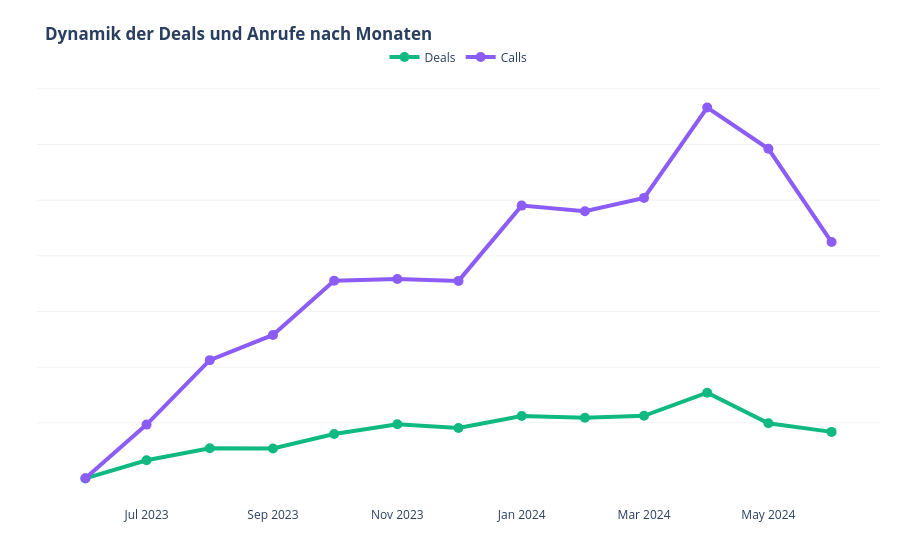

Source (notebook cell):
### Markdown cell above
### Zeitreihenanalyse:

### Code cell
# 1. DATENUMWANDLUNG
deals['Month'] = pd.to_datetime(deals['Created Time']).dt.to_period('M').astype(str)
calls['Month'] = pd.to_datetime(calls['Call Start Time']).dt.to_period('M').astype(str)

#2. ERSTELLUNG DER TABELLE
#Anzahl nach Monaten berechnen
deals_count = deals.groupby('Month').size().reset_index(name='Deals')
calls_count = calls.groupby('Month').size().reset_index(name='Calls')

# Zusammenführen in eine Tabelle über die Spalte „Month“
data = pd.merge(deals_count, calls_count, on='Month', how='outer').fillna(0)
data = data.sort_values('Month') 

fig = px.line(
    data, 
    x='Month', 
    y=['Deals', 'Calls'], 
    markers=True,
    title='<b>Dynamik der Deals und Anrufe nach Monaten</b>',
    color_discrete_map={'Deals': '#10B981', 'Calls': '#8B5CF6'},
    labels={'value': 'Количество', 'variable': 'Тип', 'Month': 'Месяц'}
)


fig.update_traces(
    line=dict(width=4), 
    marker=dict(size=10),
    texttemplate='%{y}', 
    textposition="top center"
)

fig.update_layout(
    plot_bgcolor='white',
    xaxis=dict(showgrid=False, title=''),
    yaxis=dict(showgrid=True, gridcolor='rgba(0,0,0,0.05)', showticklabels=False, title=''),
    legend=dict(orientation="h", yanchor="bottom", y=1.02, xanchor="center", x=0.5, title=''),
    margin=dict(t=80, b=20, l=20, r=20),
    hovermode="x unified"
)

fig.show()

### Figure 1 — Plotly figure (JSON) as saved in the notebook; plotly's stock layout.template omitted (floating-point values rounded to 4 significant figures)
{"data": [{"hovertemplate": "Тип=Deals<br>Месяц=%{x}<br>Количество=%{y}<extra></extra>", "legendgroup": "Deals", "line": {"color": "#10B981", "dash": "solid", "width": 4}, "marker": {"size": 10, "symbol": "circle"}, "mode": "lines+markers", "name": "Deals", "orientation": "v", "showlegend": true, "textposition": "top center", "texttemplate": "%{y}", "type": "scatter", "x": ["2023-06", "2023-07", "2023-08", "2023-09", "2023-10", "2023-11", "2023-12", "2024-01", "2024-02", "2024-03", "2024-04", "2024-05", "2024-06"], "xaxis": "x", "y": [0.0, 653.0, 1085.0, 1079.0, 1598.0, 1947.0, 1810.0, 2243.0, 2184.0, 2252.0, 3082.0, 1984.0, 1673.0], "yaxis": "y"}, {"hovertemplate": "Тип=Calls<br>Месяц=%{x}<br>Количество=%{y}<extra></extra>", "legendgroup": "Calls", "line": {"color": "#8B5CF6", "dash": "solid", "width": 4}, "marker": {"size": 10, "symbol": "circle"}, "mode": "lines+markers", "name": "Calls", "orientation": "v", "showlegend": true, "textposition": "top center", "texttemplate": "%{y}", "type": "scatter", "x": ["2023-06", "2023-07", "2023-08", "2023-09", "2023-10", "2023-11", "2023-12", "2024-01", "2024-02", "2024-03", "2024-04", "2024-05", "2024-06"], "xaxis": "x", "y": [7.0, 1935.0, 4251.0, 5156.0, 7102.0, 7170.0, 7099.0, 9804.0, 9599.0, 10080.0, 13330.0, 11850.0, 8495.0], "yaxis": "y"}], "layout": {"hovermode": "x unified", "legend": {"orientation": "h", "title": {"text": ""}, "tracegroupgap": 0, "x": 0.5, "xanchor": "center", "y": 1.02, "yanchor": "bottom"}, "margin": {"b": 20, "l": 20, "r": 20, "t": 80}, "plot_bgcolor": "white", "title": {"text": "<b>Dynamik der Deals und Anrufe nach Monaten</b>"}, "xaxis": {"anchor": "y", "domain": [0, 1], "showgrid": false, "title": {"text": ""}}, "yaxis": {"anchor": "x", "domain": [0, 1], "gridcolor": "rgba(0,0,0,0.05)", "showgrid": true, "showticklabels": false, "title": {"text": ""}}}}
